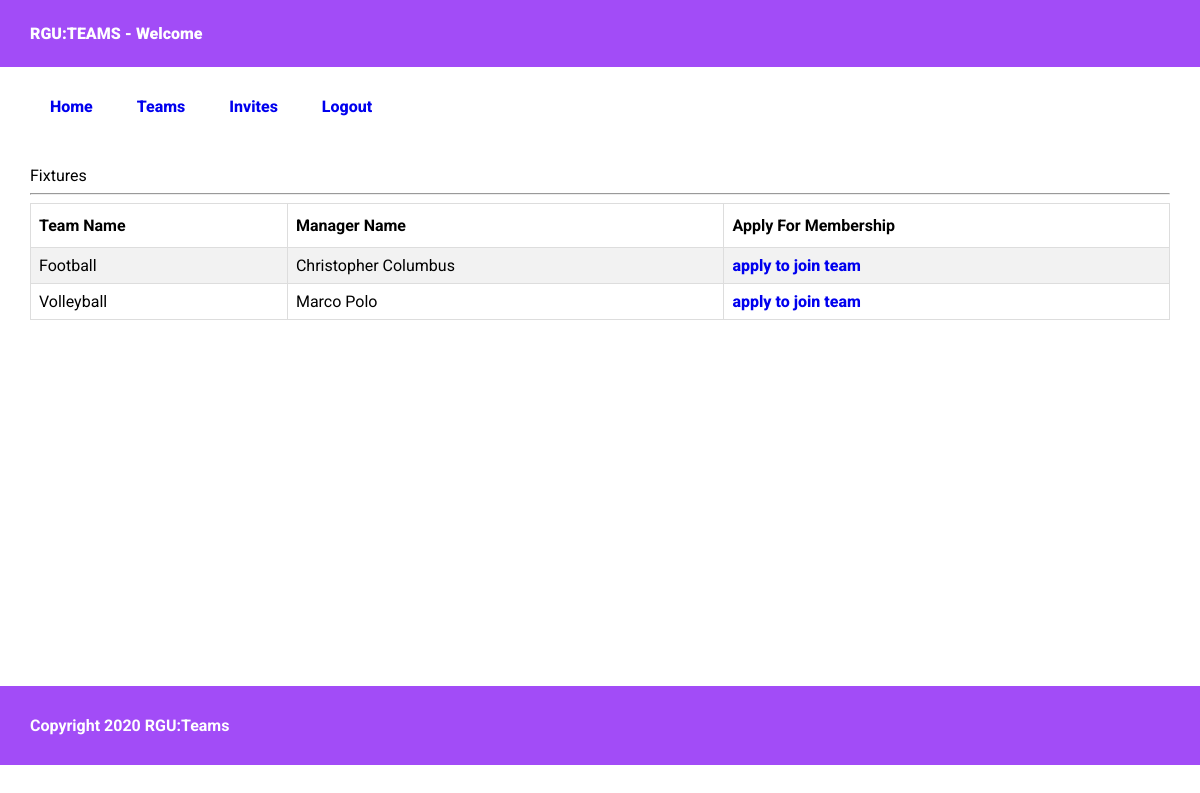
/students/teams.php, run on an earlier commit of the app's database.
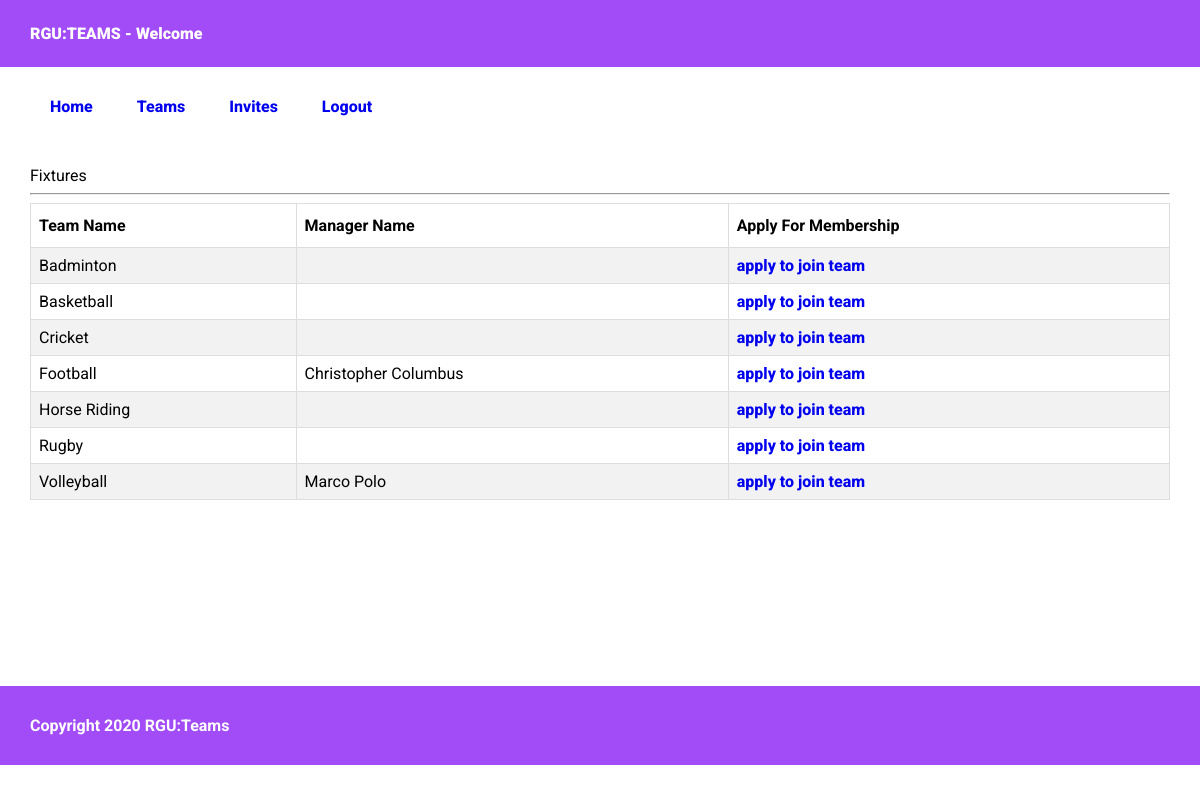
And on a later commit of the database.
### tables this page shows
CREATE TABLE `teams` (
  `id` int(11) NOT NULL AUTO_INCREMENT,
  `name` varchar(255) DEFAULT NULL,
  `manager_id` int(11) DEFAULT 0,
  `created_at` timestamp NULL DEFAULT current_timestamp() ON UPDATE current_timestamp(),
  PRIMARY KEY (`id`)
);

CREATE TABLE `team_managers` (
  `id` int(11) NOT NULL AUTO_INCREMENT,
  `manager_id` int(11) DEFAULT NULL,
  `full_name` varchar(255) DEFAULT NULL,
  `email` varchar(255) DEFAULT NULL,
  `password` varchar(255) DEFAULT NULL,
  `created_at` timestamp NULL DEFAULT current_timestamp() ON UPDATE current_timestamp(),
  PRIMARY KEY (`id`),
  KEY `manager_id` (`manager_id`)
);

### students/teams.php (the view, shortened to what this page needs)
<?php
require "../database/database.php";
$query = mysqli_query($database, "SELECT teams.id AS team_id, teams.*, team_managers.* FROM teams LEFT JOIN team_managers ON teams.manager_id = team_managers.manager_id ORDER BY teams.name ASC");
?>
<!DOCTYPE html>
<html lang="en">
<head>
    <link rel="stylesheet" href="../assets/css/reset.css">
    <link rel="stylesheet" href="../assets/css/app.css">
</head>
<body>
    <header>
        RGU:TEAMS - Welcome <?php echo $_SESSION['student_name']; ?>
    </header>
    <?php include 'nav.php';?>
    <main>
        <h3> Fixtures </h3>
        <hr>
        <table>
            <tr>
                <th> Team Name </th>
                <th> Manager Name </th>
                <th> Apply For Membership </th>
            </tr>
            <?php while($record = mysqli_fetch_array($query)){ ?>
            <tr>
                <td> <?php echo $record['name']; ?> </td>
                <td> <?php echo $record['full_name']; ?> </td>
                <td> <a href="operations/apply-to-team.php?id=<?php echo $record['team_id'];?>"> apply to join team </a> </td>
            </tr>
            <?php } ?>
        </table>
    </main>
    <footer>
        <b>Copyright 2020 RGU:Teams</b>
    </footer>
</body>
</html>

### students/nav.php (shortened to what this page needs)
<nav>
    <ul>
        <li> <a href="home.php"> Home </a> </li>
        <li> <a href="teams.php"> Teams </a> </li>
        <li> <a href="invites.php"> Invites </a> </li>
        <li> <a href="logout.php"> Logout </a> </li>
    </ul>
</nav>

### assets/css/app.css (style rules this page uses)
body { font-family: "Roboto", sans-serif !important; }
header { background: #A24CF7; width: 95%; height: auto; color: white; font-size: 16px; font-weight: 900; margin: auto; padding: 2% 2.5% !important; }
nav { width: 95%; height: auto; margin: auto; padding: 10px 2.5%; }
nav ul { list-style: none; }
nav ul li { display: inline-block; margin: 20px; }
a, nav ul li a { text-decoration: none; font-weight: 800; }
main { width: 95%; padding: 20px 2.5%; margin: auto; min-height: 500px; }
footer { background: #A24CF7; width: 95%; padding: 30px 2.5%; color: white; margin: auto; }
table { border-collapse: collapse; width: 100%; }
table td, table th { border: 1px solid #ddd; padding: 8px; }
table tr:nth-child(even) { background-color: #f2f2f2; }
table th { padding-top: 12px; padding-bottom: 12px; text-align: left; color: black; font-weight: bold; }

What changed in the data, as far as the page shows it:
added teams: name "Badminton"
added teams: name "Basketball"
added teams: name "Cricket"
added teams: name "Horse Riding"
added teams: name "Rugby"
